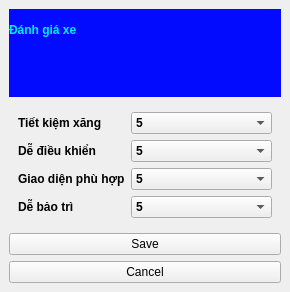
<?xml version="1.0" encoding="UTF-8"?>
<ui version="4.0">
 <class>MainWindow</class>
 <widget class="QMainWindow" name="MainWindow">
  <property name="geometry">
   <rect>
    <x>0</x>
    <y>0</y>
    <width>290</width>
    <height>292</height>
   </rect>
  </property>
  <property name="windowTitle">
   <string>MainWindow</string>
  </property>
  <widget class="QWidget" name="centralwidget">
   <layout class="QVBoxLayout" name="verticalLayout">
    <item>
     <widget class="QWidget" name="widget_2" native="true">
      <property name="minimumSize">
       <size>
        <width>0</width>
        <height>50</height>
       </size>
      </property>
      <property name="font">
       <font>
        <pointsize>10</pointsize>
        <weight>75</weight>
        <bold>true</bold>
       </font>
      </property>
      <property name="styleSheet">
       <string notr="true">
background-color:#030bff

</string>
      </property>
      <widget class="QLabel" name="label">
       <property name="geometry">
        <rect>
         <x>0</x>
         <y>10</y>
         <width>271</width>
         <height>21</height>
        </rect>
       </property>
       <property name="font">
        <font>
         <weight>75</weight>
         <bold>true</bold>
        </font>
       </property>
       <property name="styleSheet">
        <string notr="true">color:#02ebfe </string>
       </property>
       <property name="text">
        <string>Đánh giá xe</string>
       </property>
      </widget>
     </widget>
    </item>
    <item>
     <widget class="QWidget" name="widget" native="true">
      <property name="font">
       <font>
        <weight>75</weight>
        <bold>true</bold>
       </font>
      </property>
      <layout class="QFormLayout" name="formLayout">
       <item row="1" column="0">
        <widget class="QLabel" name="label_2">
         <property name="font">
          <font>
           <weight>75</weight>
           <bold>true</bold>
          </font>
         </property>
         <property name="text">
          <string>Tiết kiệm xăng</string>
         </property>
        </widget>
       </item>
       <item row="4" column="0">
        <widget class="QLabel" name="label_3">
         <property name="font">
          <font>
           <weight>75</weight>
           <bold>true</bold>
          </font>
         </property>
         <property name="text">
          <string>Dễ điều khiển</string>
         </property>
        </widget>
       </item>
       <item row="10" column="0">
        <widget class="QLabel" name="label_4">
         <property name="font">
          <font>
           <weight>75</weight>
           <bold>true</bold>
          </font>
         </property>
         <property name="text">
          <string>Giao diện phù hợp</string>
         </property>
        </widget>
       </item>
       <item row="11" column="0">
        <widget class="QLabel" name="label_5">
         <property name="font">
          <font>
           <weight>75</weight>
           <bold>true</bold>
          </font>
         </property>
         <property name="text">
          <string>Dễ bảo trì</string>
         </property>
        </widget>
       </item>
       <item row="1" column="1">
        <widget class="QComboBox" name="comboBox">
         <property name="currentText">
          <string>5</string>
         </property>
         <item>
          <property name="text">
           <string>5</string>
          </property>
         </item>
         <item>
          <property name="text">
           <string>4</string>
          </property>
         </item>
         <item>
          <property name="text">
           <string>3</string>
          </property>
         </item>
         <item>
          <property name="text">
           <string>2</string>
          </property>
         </item>
         <item>
          <property name="text">
           <string>1</string>
          </property>
         </item>
        </widget>
       </item>
       <item row="4" column="1">
        <widget class="QComboBox" name="comboBox_2">
         <property name="currentText">
          <string>5</string>
         </property>
         <item>
          <property name="text">
           <string>5</string>
          </property>
         </item>
         <item>
          <property name="text">
           <string>4</string>
          </property>
         </item>
         <item>
          <property name="text">
           <string>3</string>
          </property>
         </item>
         <item>
          <property name="text">
           <string>2</string>
          </property>
         </item>
         <item>
          <property name="text">
           <string>1</string>
          </property>
         </item>
        </widget>
       </item>
       <item row="10" column="1">
        <widget class="QComboBox" name="comboBox_3">
         <property name="currentText">
          <string>5</string>
         </property>
         <item>
          <property name="text">
           <string>5</string>
          </property>
         </item>
         <item>
          <property name="text">
           <string>4</string>
          </property>
         </item>
         <item>
          <property name="text">
           <string>3</string>
          </property>
         </item>
         <item>
          <property name="text">
           <string>2</string>
          </property>
         </item>
         <item>
          <property name="text">
           <string>1</string>
          </property>
         </item>
        </widget>
       </item>
       <item row="11" column="1">
        <widget class="QComboBox" name="comboBox_4">
         <property name="currentText">
          <string>5</string>
         </property>
         <item>
          <property name="text">
           <string>5</string>
          </property>
         </item>
         <item>
          <property name="text">
           <string>4</string>
          </property>
         </item>
         <item>
          <property name="text">
           <string>3</string>
          </property>
         </item>
         <item>
          <property name="text">
           <string>2</string>
          </property>
         </item>
         <item>
          <property name="text">
           <string>1</string>
          </property>
         </item>
        </widget>
       </item>
      </layout>
     </widget>
    </item>
    <item>
     <widget class="QPushButton" name="save_btn">
      <property name="text">
       <string>Save</string>
      </property>
     </widget>
    </item>
    <item>
     <widget class="QPushButton" name="cancel_btn">
      <property name="text">
       <string>Cancel</string>
      </property>
     </widget>
    </item>
   </layout>
  </widget>
 </widget>
 <resources/>
 <connections/>
</ui>
